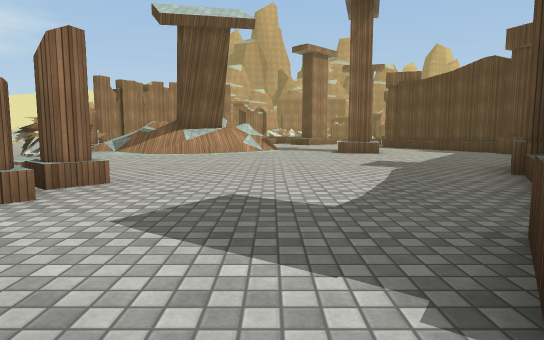
view 1 (above)

24 first-person views from a walk through a 3-D level made in the Unity game engine. The camera is 1.2 m above the floor, tilts 6° down and sees 75° across. The floor is counted in squares, 2 m on a side. Each view is taken from the middle of a square. On the plan, view 1 faces up. The plan holds only what a view shows up to about 10 squares ahead; the rest is blank. The place goes on beyond the plan. Surface patterns are stand-ins for the level's own textures.

view 2
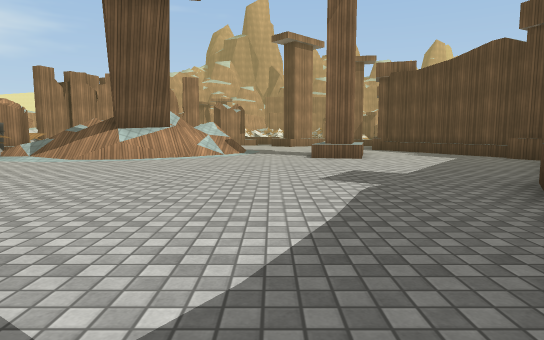

view 3
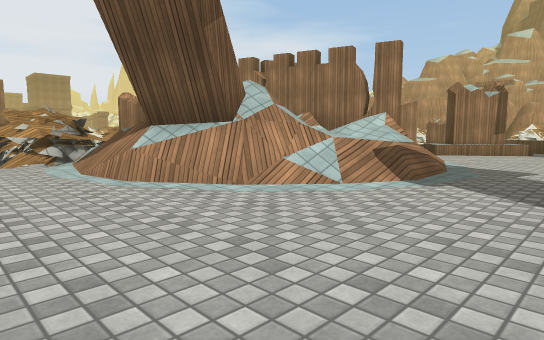

view 4
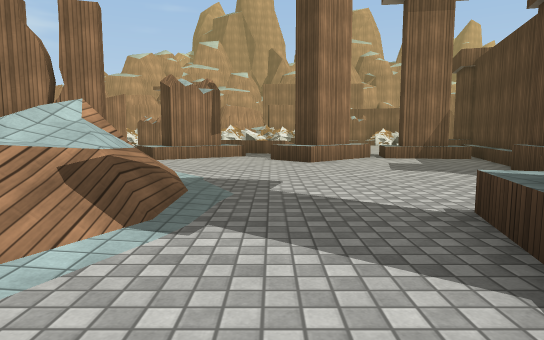

view 5
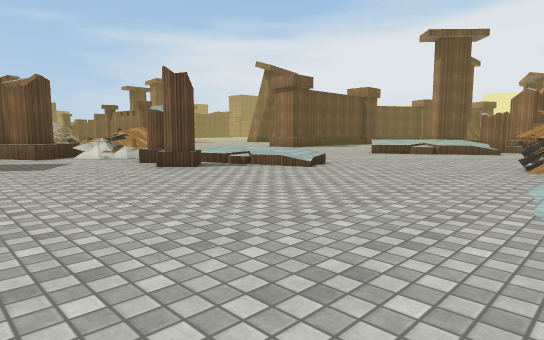

view 6
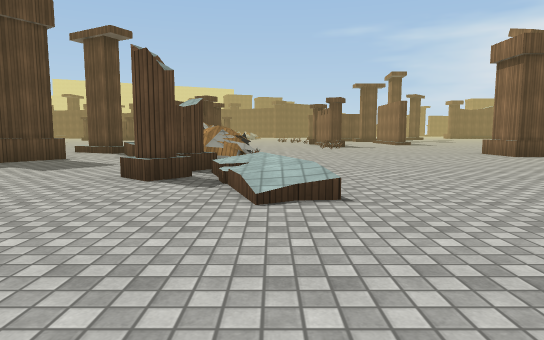

view 7
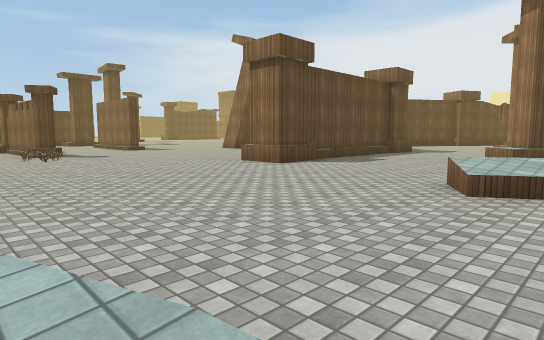

view 8
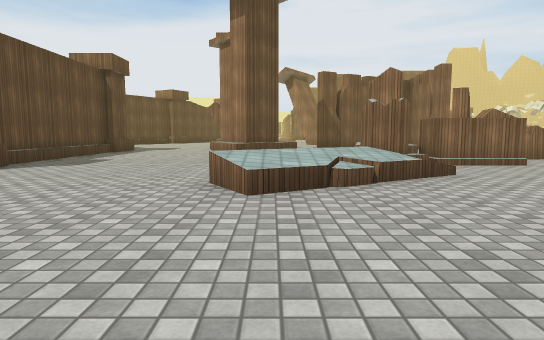

view 9
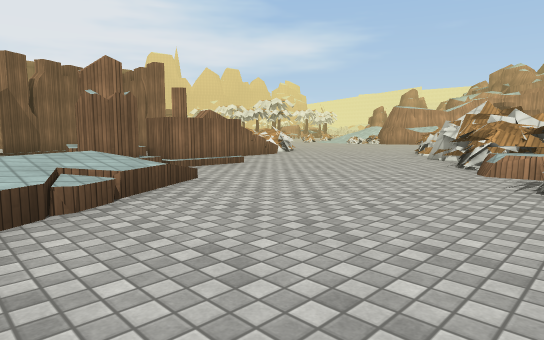

view 10
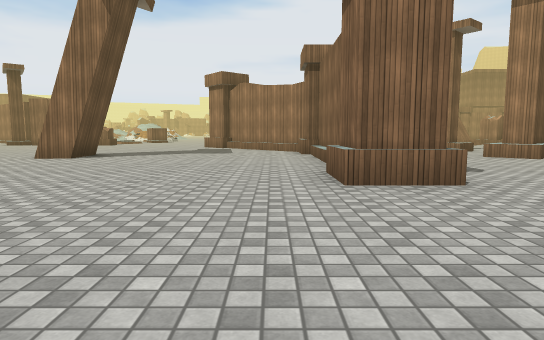

view 11
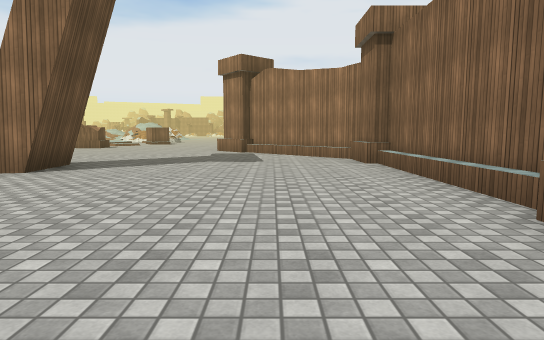

view 12
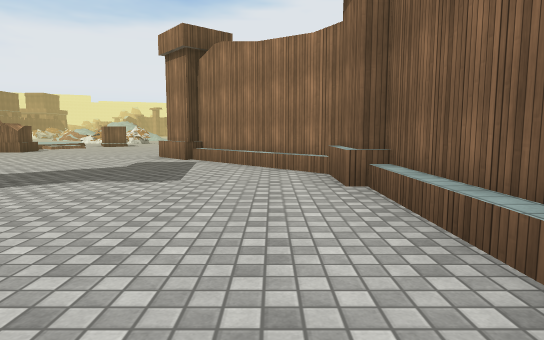

view 13
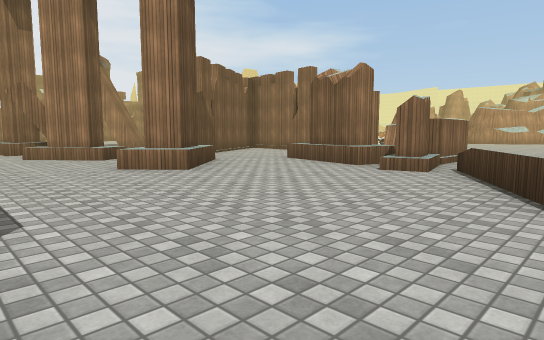

view 14
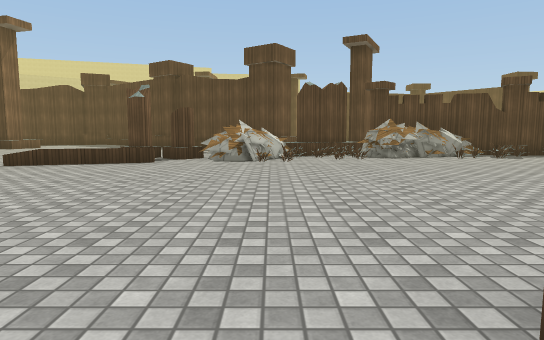

view 15
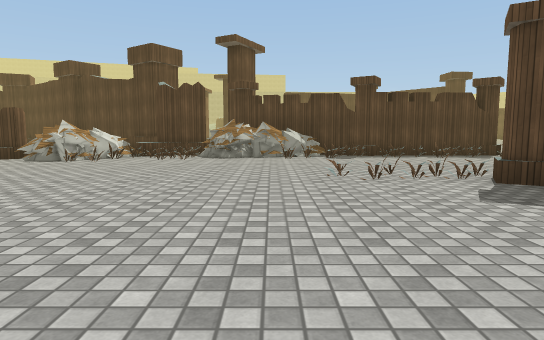

view 16
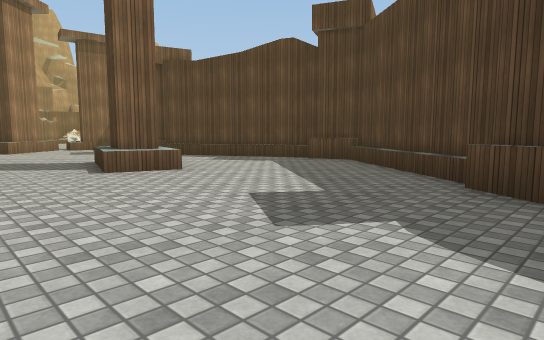

view 17
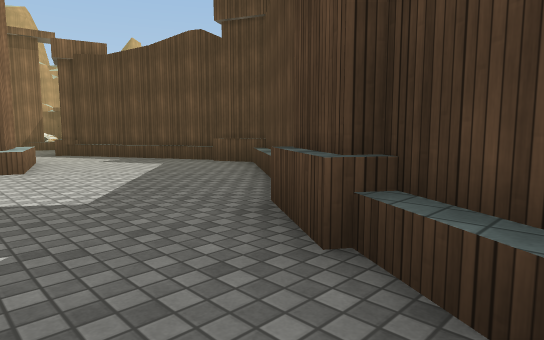

view 18
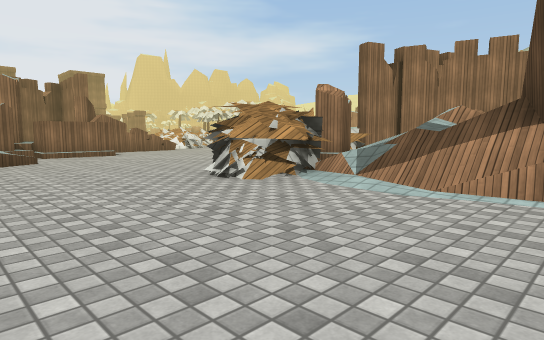

view 19
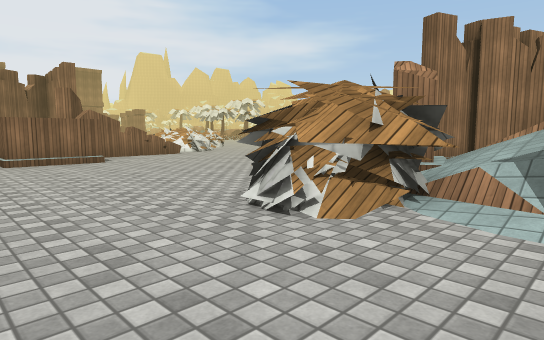

view 20
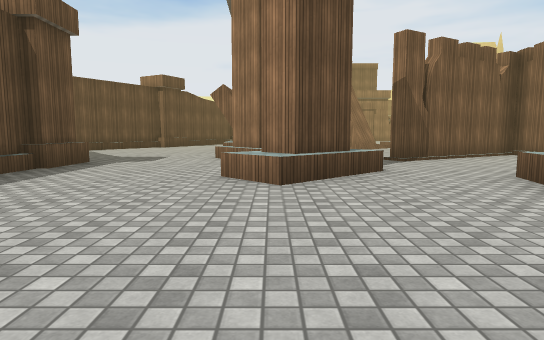

view 21
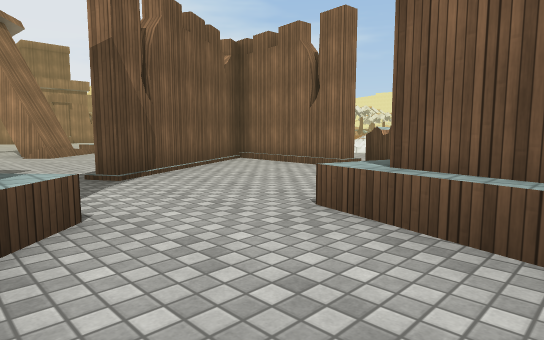

view 22
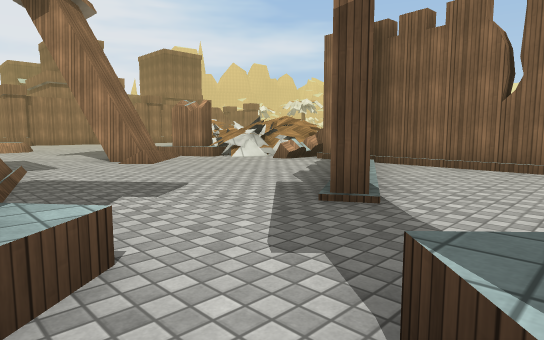

view 23
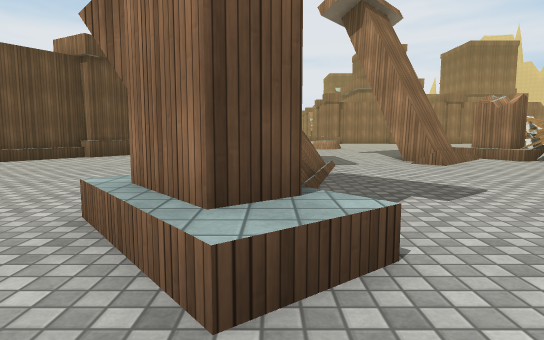

view 24
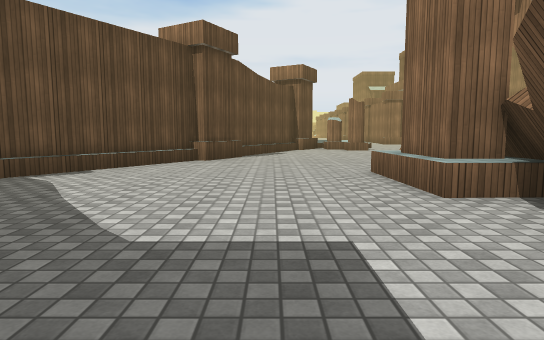

### Floor plan
Key: @ floor where view 1 was taken; # wall or solid block; x gap in a wall; . floor; / step, stairs or slope; = window, fence, low wall or low ledge; ^ raised ledge.
Columns run from 27 left of view 1 to 7 right of it. Each row starts with its distance up from view 1.
 20                            ^=
 19                          ^#^= ^^x#
 18                          ^#.^#...#
 17                           .......#
 16                        ###.......#
 15                  =  ####/  .....##
 14                 ..==#/ /  =/....##
 13                ...##  /=  //.....#
 12      =        =....==#// ///..#..##
 11     ########  #.....=#///#/..^#...#
 10    ##=.##..  ##......##//#........#
  9   #/....#...  ##.....#............#
  8  ..#/...##...###.................##
  7 ...##....#...###//..............##
  6 .................//..../.......##
  5  ....//....^#....//..../.......#
  4      #####^.#^........./#.....##
  3 .....^#.##..............#.....
  2 ........................=....#
  1  .......................x=^.##
  0 ##........########......==#@.
 -1  ###....####....##......==#^.
 -2    ###.##................##
 -3      ###.................=#
 -4       ##.................=#
 -5       ...............=...##
 -6      ............  .#....#
 -7      .......#...      ...=#

Positions as (right, up) in squares from view 1, and headings:
1: (0, 0), facing up
2: (1, 2), facing up
3: (2, 8), facing up-left
4: (1, 10), facing up
5: (1, 10), facing down-left
6: (-4, 9), facing down
7: (-4, 6), facing down-left
8: (-5, 5), facing left
9: (-6, 5), facing up-left
10: (-6, -2), facing left
11: (-9, -3), facing left
12: (-12, -2), facing left
13: (-9, 1), facing up-left
14: (-11, 1), facing right
15: (-11, -3), facing right
16: (0, 5), facing up-right
17: (2, 4), facing up-right
18: (-2, 6), facing up-left
19: (-4, 7), facing up-left
20: (-10, 4), facing left
21: (-13, 5), facing up-left
22: (-16, 4), facing up-left
23: (-16, 4), facing left
24: (-17, 1), facing left
